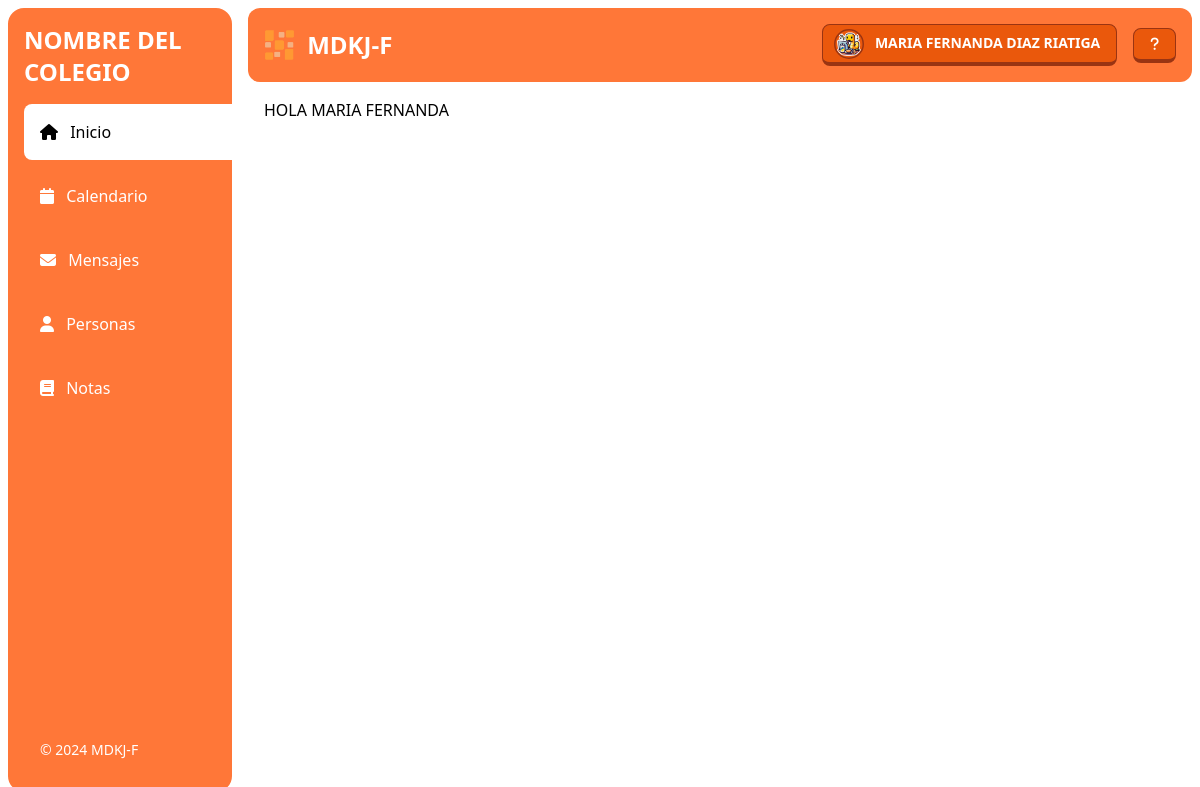
/alumnos/board/ (signed in), run on the app's committed database.
### users/models.py (models this page shows, shortened)
class CustomUser(AbstractUser):
    tipo_documento = models.CharField(max_length=50,choices=TIPO_DOCUMENTO, default='Sin informacion')
    numero_documento = models.CharField(max_length=20, null=True, blank=True)
    introduccion = models.TextField(null=True, blank=True)

class CustomUserAlumno(CustomUser):
    foto = models.ImageField(default='alumnos/profile.png', upload_to=user_directory_path_profile_alumnos, null=True, blank=True)
    tipo_usuario = models.CharField(max_length=50, choices=TIPO_USUARIO, default='Alumno')
    fecha_creacion = models.DateTimeField(auto_now_add=True)
    grado = models.ForeignKey('informacion.Grado', on_delete=models.SET_NULL, blank=True, null=True)  # Utiliza 'informacion.Grado')  # Campo ForeignKey para relacionar con Grado
    sexo = models.CharField(max_length=20, choices=SEXO, default='Sin informacion')
    estado = models.BooleanField(default=True)
    descripcion = models.TextField(blank=True, null=True,)
    alergias = models.TextField(blank=True, null=True)
    condiciones_medicas = models.TextField(blank=True, null=True)
    medicamentos_actuales = models.TextField(blank=True, null=True)
    grupo_sanguineo = models.CharField(max_length=15, blank=True, null=True, choices=TIPO_SANGRE, default='Desconocido')
    contacto_emergencia_nombre = models.CharField(max_length=255, blank=True, null=True)
    contacto_emergencia_telefono = models.CharField(max_length=20, blank=True, null=True)
    ver_notas = models.BooleanField(default=True)

### alumnos/views.py (the view)
# urls.py: path('board/', AlumnoBoard.as_view(), name='BoardAlumno'),
class AlumnoBoard(View):
    def get(self, request, *args, **kwargs):
        vista = 'estudiante'
        abierto='inicio'
        context = {
            'vista': vista,
            'abierto':abierto,
        }
        return render(request, 'users/alumnos/board.html', context)

### templates/users/alumnos/board.html (shortened to what this page needs)
<head>
</head>
{% extends 'base.html' %}
{% block content %}
<h1>HOLA {{request.user.first_name}} </h1>
{% endblock content %}

### templates/aside/aside_estudiante.html (shortened to what this page needs)
{% load static %}
    <div class="w-full bg-[#ff7738] rounded-xl bg-no-repeat">
      <div class="max-w-screen-xl flex flex-wrap items-center justify-between mx-auto p-4">
        <div class="flex items-center justify-center w-full mb-4 lg:mb-0 lg:w-auto">
          <a href="#" class="flex items-center">
              <img src="{% static 'img/logo.png' %}" class="h-8 mr-3" alt="MDKJ-F" />
              <span class="self-center text-2xl font-semibold whitespace-nowrap text-white">MDKJ-F</span>
          </a>
      </div>
      <div class="flex flex-wrap items-center justify-between w-full lg:w-auto">
      <div class="flex items-center mr-4">
        <div>
            <button type="button"  id="user-menu-button"
            class="myButton block py-2 font-semibold text-sm text-white px-4 rounded-lg bg-orange-600 border-l border-r border-t border-4 border-orange-800 transition duration-300 ease-in-out focus:border focus:mt-1">
              <img class="w-5 h-5 scale-150 rounded-full border border-orange-800 inline-block mr-4" src="{{ request.user.customuseralumno.foto.url }}" alt="user photo">{{ request.user.customuseralumno.first_name }} {{ request.user.customuseralumno.last_name }}
            </button>
          </div>
        </div>
          <button
            type="button"
            class="hidden lg:flex items-center myButton p-2 font-semibold text-sm text-white px-4 rounded-lg bg-orange-600 border-l border-r border-t border-4 border-orange-800 hover:scale-105 transition duration-300 ease-in-out focus:border focus:mt-1">
            <i class="fas fa-question text-md"></i>
          </button>
      </div>
      </div>
    </div>

### data on the page
CustomUser: user.customuseralumno.foto (placeholder picture), user.customuseralumno.first_name "MARIA FERNANDA", user.customuseralumno.last_name "DIAZ RIATIGA", user.first_name "MARIA FERNANDA"
